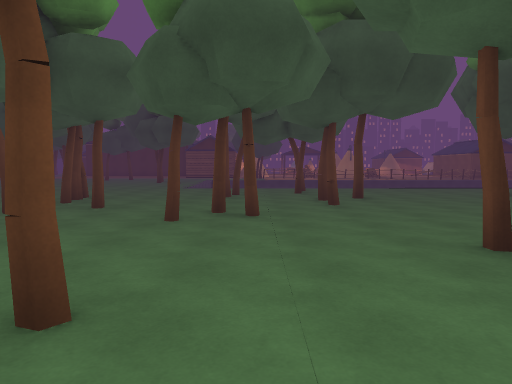
[1] (above)

20 first-person views from a walk through a 3-D level made in the Unity game engine. The camera is 1.5 m above the floor, tilts 4° down and sees 70° across. The floor is counted in squares, 2 m on a side. Each view is taken from the middle of a square. On the plan, view 1 faces up. The plan holds only what a view shows up to about 11 squares ahead; the rest is blank. The place goes on beyond the plan. The player is left out. Some surface patterns are stand-ins.

[2]
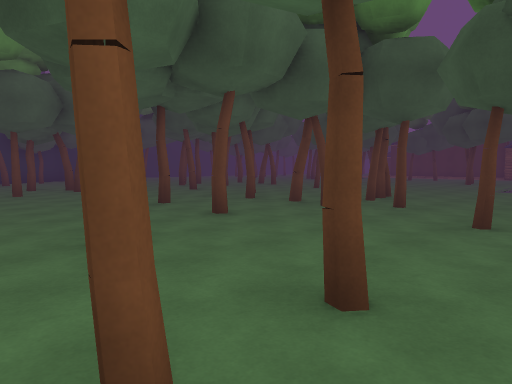

[3]
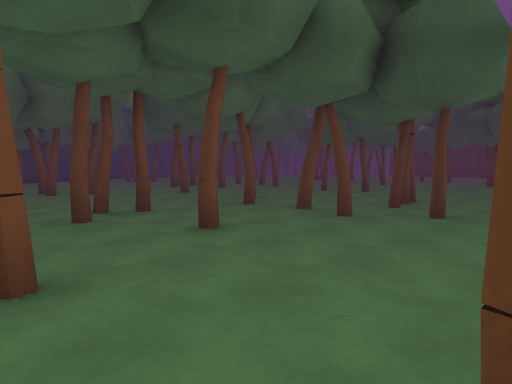

[4]
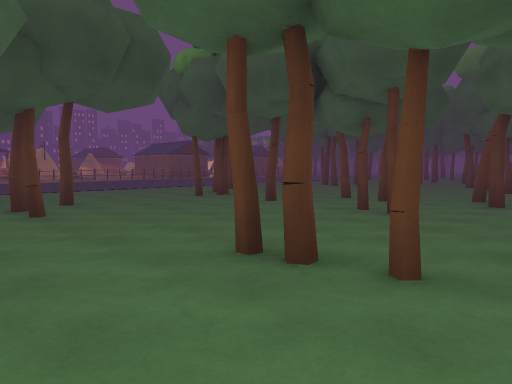

[5]
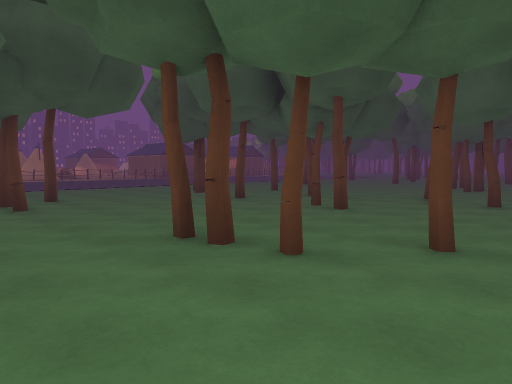

[6]
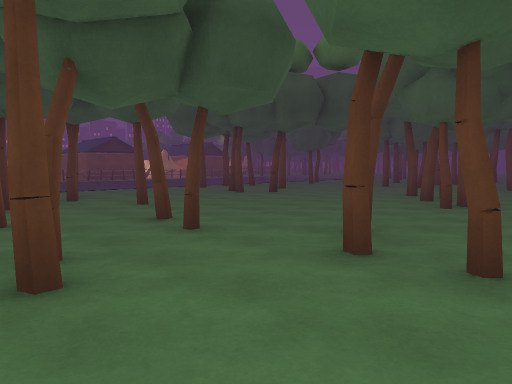

[7]
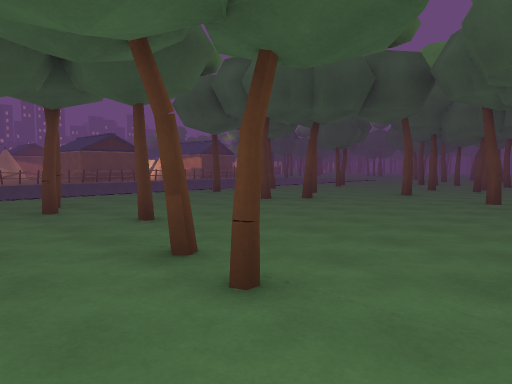

[8]
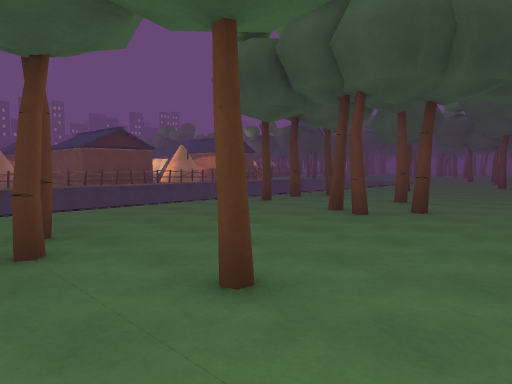

[9]
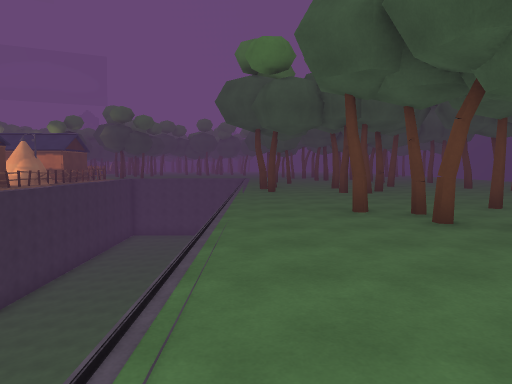

[10]
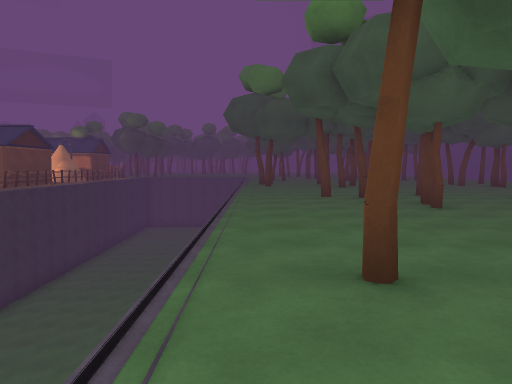

[11]
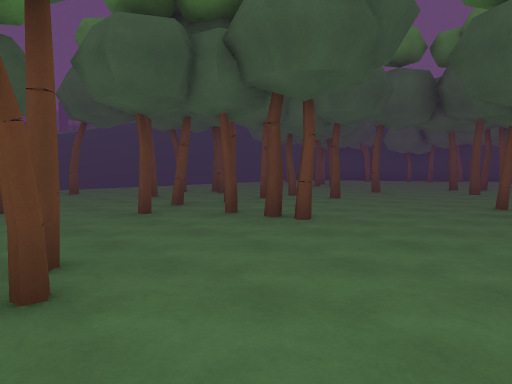

[12]
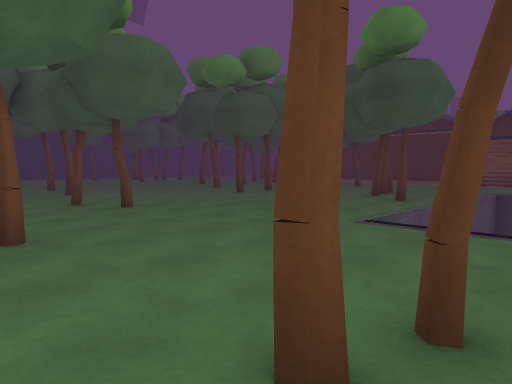

[13]
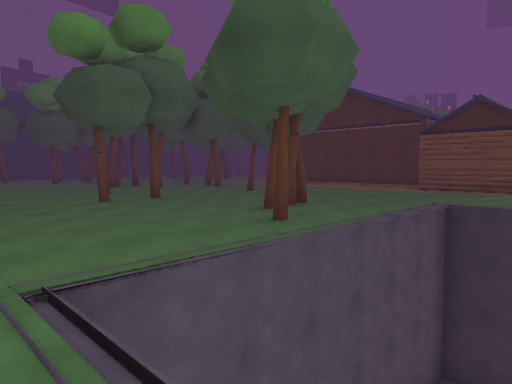

[14]
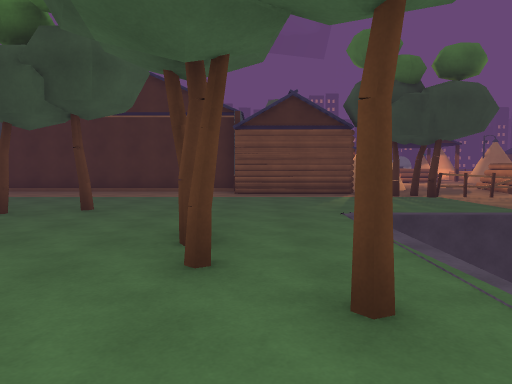

[15]
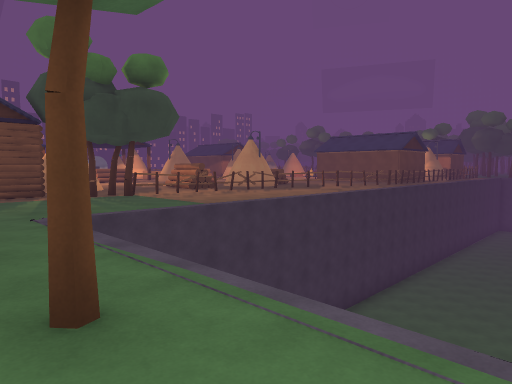

[16]
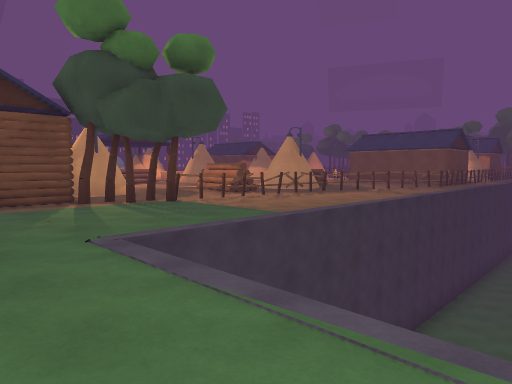

[17]
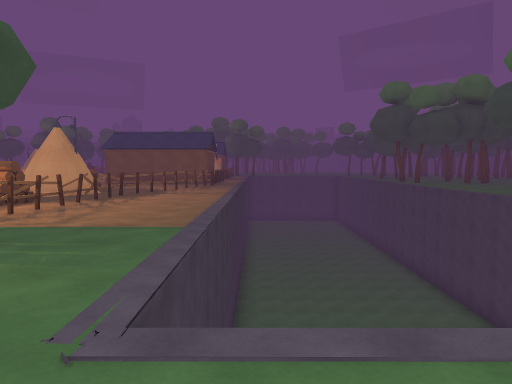

[18]
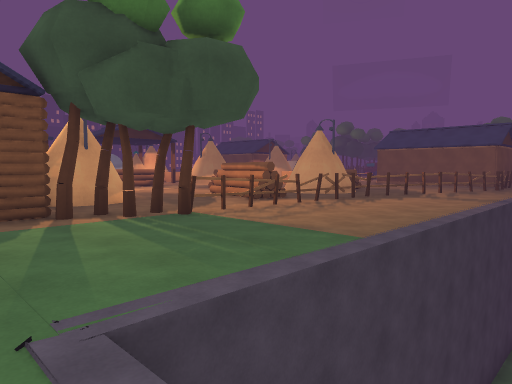

[19]
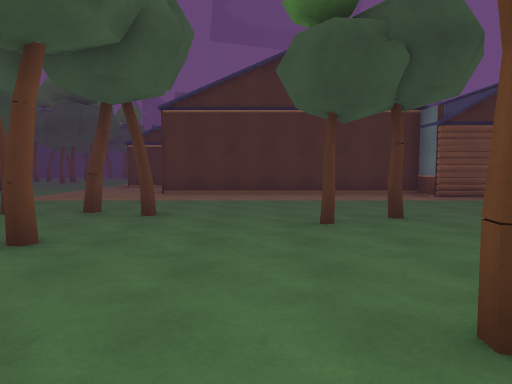

[20]
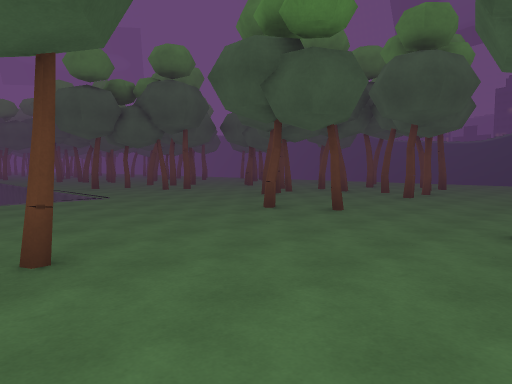

### Floor plan
Key: @ floor where view 1 was taken; # wall or solid block; x gap in a wall; . main floor; - floor 8.25 m lower than the main floor; v drop or lower ground.
Columns run from 11 left of view 1 to 17 right of it. Each row starts with its distance up from view 1.
 26            ##.#
 25 ########   #..#
 24 .......##### .##  #
 23 ....-......##x### #
 22 ................ ####
 21 ....................#
 20 ...##................
 19 .........v      vvvvvvvvv
 18 ......#..v      vvvvvvvvv
 17 .......#.v      vvvvvvvvv
 16 .#......#v      vvvvvvvvv
 15 .........v      vvv
 14 .........v      vvv
 13 .........vvvvvvvvvvvvvvv v
 12 ........................#...
 11 .#..#.....................#..
 10 ...................#.........
  9 #.........#..#...#.....#..#..
  8 .......#....#.......#...#....
  7  #.#....#.................#..
  6 ....#..#..##.....#...........
  5 #.........#..................
  4 #...#.#..........#......##.
  3 ....##.......#......#..##..
  2 ..........#..#.....#.....
  1    ....#......#.....
  0         ..#@...

Where each view was taken, in squares from view 1:
view 1: 0 up, 0 right, facing up
view 2: 0 up, 0 right, facing up-left
view 3: 1 up, 1 left, facing up-left
view 4: 1 up, 0 right, facing up-right
view 5: 0 up, 0 right, facing up-right
view 6: 1 up, 5 right, facing up-right
view 7: 3 up, 6 right, facing up-right
view 8: 6 up, 7 right, facing up-right
view 9: 12 up, 2 right, facing right
view 10: 12 up, 1 left, facing right
view 11: 12 up, 0 right, facing down-left
view 12: 8 up, 0 right, facing up-left
view 13: 12 up, 0 right, facing up-left
view 14: 14 up, 4 left, facing up
view 15: 14 up, 4 left, facing up-right
view 16: 16 up, 4 left, facing up-right
view 17: 19 up, 4 left, facing right
view 18: 18 up, 3 left, facing up-right
view 19: 15 up, 9 left, facing up
view 20: 16 up, 11 left, facing down-right
